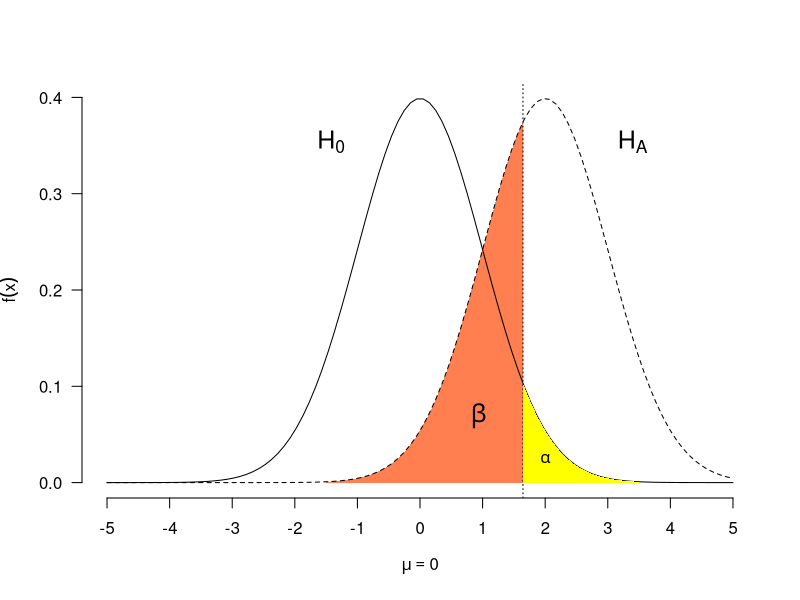

Generate this figure with R:
# TODO: Add comment
# 
# Author: ortellic
###############################################################################

pdf(file="grafici/standardNormalDensityWith095Quantile.pdf")

x <- seq(-3.5,3.5,length.out = 100)
y <- dnorm(x)

q95 <- qnorm(0.95)

Xd <- seq(q95,-1.5,length.out=30)
Yd<- dnorm(Xd,mean=2)
Xd <- c(q95,Xd,Xd[30])
Yd <- c(0,Yd,0)

#Xd <- c(Xd,NA,q95,seq(q95,3.5,length.out=30),seq(q95,3.5,length.out=30)[30])
#Yd <- c(Yd,NA,0,dnorm(seq(q95,3.5,length.out=30)),0)

x <- seq(-5,5,length.out = 100)
y <- dnorm(x,mean=0,sd=1)


plot(x,y,xlab=expression(mu==0),type="l",ylab=expression(f(x)),
		panel.first=polygon(Xd,Yd,col="coral",border = NA),
		las=1,axes=FALSE,xlim=c(-5,5),ylim=c(0,0.4))


Axis(at=(0:4)/10,side=2,las=1)
Axis(at=-5:5,side=1)

y <- dnorm(x,mean=2,sd=1)
lines(x,y,type="l",lty=2)
abline(v=q95,lty=3)
text(-1.8, 0.35, expression(H[0]),pos=4,cex = 1.5)
text(3, 0.35, expression(H[A]),pos=4,cex = 1.5)

Xd <- c(q95,seq(q95,3.5,length.out=30),seq(q95,3.5,length.out=30)[30])
Yd <- c(0,dnorm(seq(q95,3.5,length.out=30)),0)
polygon(Xd,Yd,col="yellow",border = NA)

text(0.65, 0.065, expression(beta),pos=4,cex = 1.5)
text(2, 0.025, expression(alpha),cex = 1)

dev.off()